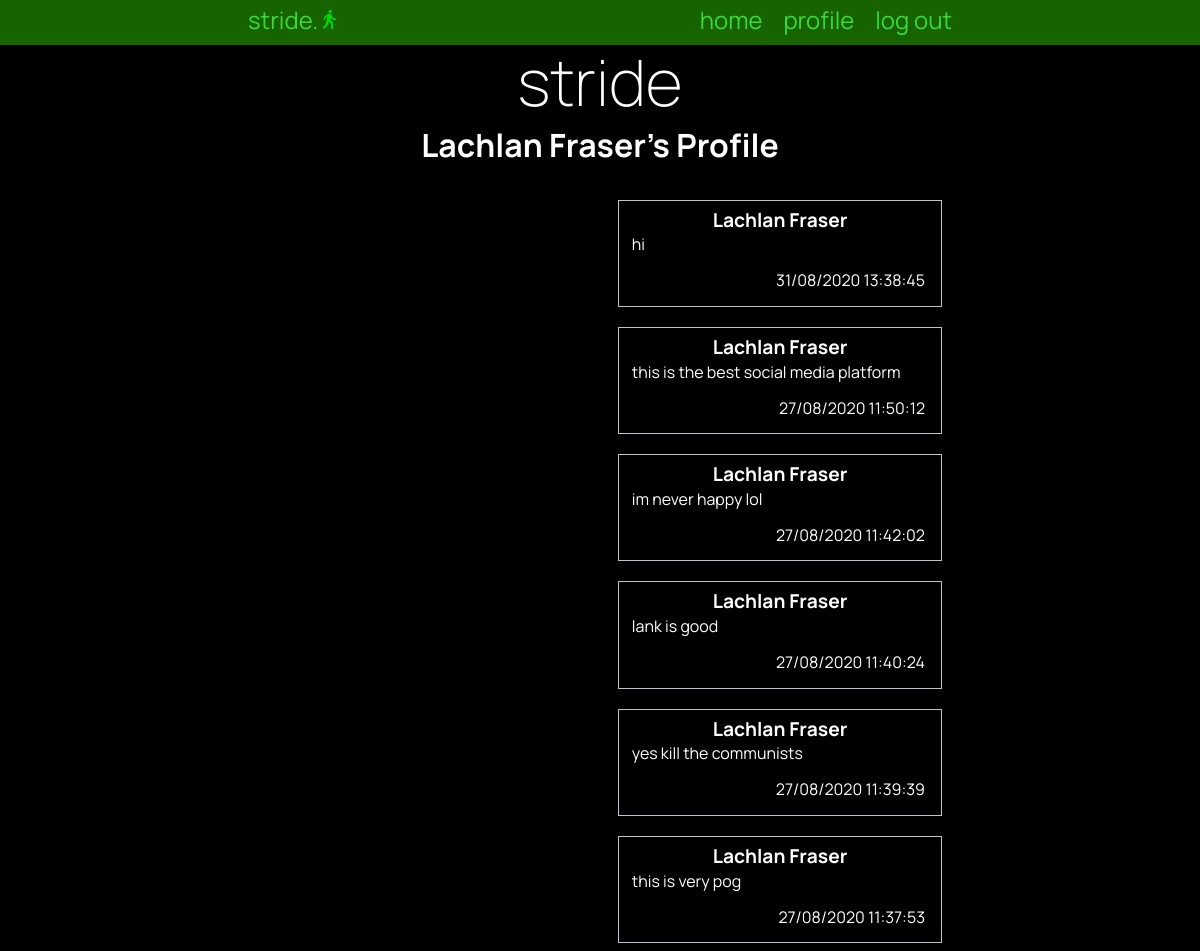
The page /profile/15 (signed in) on the database its author committed.
### tables this page shows
CREATE TABLE "users"
(
	id INTEGER
		constraint customer_pk
			primary key autoincrement,
	fname VARCHAR(30),
	lname varchar(30),
	email varchar(80),
	password CHAR(60)
);

CREATE TABLE "posts"
(
	id INTEGER
		constraint posts_pk
			primary key autoincrement,
	post VARCHAR(500),
	time TIMESTAMP
, customer_id INTEGER);

### app.py (the view)
@app.route('/profile/<userid>')
def user(userid):
    if userid == "19":
        return redirect("https://www.latlmes.com/breaking/breaking-1")
    con = create_connection(DB_NAME)
    query = "SELECT COUNT(*) FROM users WHERE id = ?"
    cur = con.cursor()  # You need this line next
    cur.execute(query, (userid,))  # this line actually executes the query
    profilecount = cur.fetchall()[0][0]  # puts the results into a list usable in python
    if profilecount < 1:
        flash("No user with " + str(userid) + " as their id.")
        return redirect("/")
    query = """SELECT posts.id,users.fname,users.lname,posts.post,strftime('%d/%m/%Y %H:%M:%S', posts.time) AS time
                FROM posts,users
                WHERE posts.customer_id = ? AND posts.customer_id = users.id
                ORDER BY time DESC"""
    cur = con.cursor()  # You need this line next
    cur.execute(query, (userid,))  # this line actually executes the query
    post_list = cur.fetchall()  # puts the results into a list usable in python
    con = create_connection(DB_NAME)
    query = "SELECT fname,lname FROM users WHERE id = ?"
    cur = con.cursor()  # You need this line next
    cur.execute(query, (userid,))  # this line actually executes the query
    user_info = cur.fetchall()
    con.close()
    return render_template('profile.html', logged_in=is_logged_in(), posts=post_list, userinfo = user_info,)

### app.py (called while the page is built)
def create_connection(db_file):
    try:
        connection = sqlite3.connect(db_file)
        return connection
    except Error as e:
        print(e)
    return None

def is_logged_in():
    if session.get("email") is None:
        print("not logged in")
        return False
    else:
        print("logged in")
        return True

### templates/profile.html (shortened to what this page needs)
{% extends 'base.html' %}
{% block pageheading %}
{{ userinfo[0][0] }} {{ userinfo[0][1] }}'s Profile
{% endblock %}
{% block body %}
            <div class = "mainPageParent">
                <div class="mainFeed">
                {% for post in posts %}
                    <div class="mainFeed-box">
                        <div class="post-box-heading">
                            <h3> {{ post[1] }} {{ post[2] }}</h3>
                        </div>
                        <div class="mainFeed-box-text">
                            <p>{{ post[3] }} </p>
                        </div>
                        <div class="mainFeed-box-info">
                            {{ post[4] }}
                        </div>
                    </div>
                {% endfor %}
                </div>
            </div>
{% endblock %}

### templates/base.html (shortened to what this page needs)
<!DOCTYPE html>
<html lang = "en">
<head>
    <link rel="stylesheet" href="https://cdnjs.cloudflare.com/ajax/libs/normalize/8.0.1/normalize.css"/>
    <link href="{{ url_for('static', filename='stride.css') }}" rel="stylesheet">
</head>
<body>
<nav>
    <div class="container">
        <div class="navbar-brand"><a href="/">stride.  <img width = 13 title = "stride." class = "saturate"> </a> </div>
        <div class="navbar-links">
            <a href="/">home</a>
            {% if logged_in %}
                <a href="/profile">profile</a>
                <a href="/logout">log out</a>
            {% else %}
                <a href="/login">log in</a>
            {% endif %}
        </div>
    </div>
</nav>
<div class="container">
    <header>
        <h1><a href="/">stride</a></h1>
        <h2>{% block pageheading %}{% endblock %}</h2>
    </header>
    {% block body %}{% endblock %}
</div>
</body>
</html>

### static/stride.css (style rules this page uses)
* { font-family: 'Manrope', sans-serif; padding: 0; margin: 0; box-sizing: border-box; }
body { background-color: black; color: rgba(255, 255, 255, 1); }
header h2 { padding: 0.5rem; }
.saturate { filter: saturate(2.8); }
.container { width: 60vw; margin: auto; }
.container::after { content: ""; clear: both; display: table; }
img { max-width: 100%; }
h1 { text-align: center; font-weight: 200; font-size: 4rem; margin: 0; }
h2 { font-size: 2rem; text-align: center; margin: 0 0 1rem 0; }
nav { background-color: rgb(23, 99, 0); text-align: center; font-size: 1.5rem; padding-top: 0.4rem; padding-bottom: 0.7rem; color: rgba(69, 219, 52, 0.73); }
.mainPageParent { width: 100%; }
.navbar-brand { display: inline; float: left; }
.navbar-links { display: inline; float: right; }
nav a { padding: 0 0.5rem; font-size: 1.5rem; color: rgb(58, 219, 52); }
a, a:visited { text-decoration: none; }
h1 a { color: white; }
.mainFeed { display: flex; word-wrap: break-word; flex-wrap: wrap; justify-content: space-evenly; width: 50%; float: right; }
.mainFeed-box { width: 90%; float: right; padding: 0.5rem; margin: 1vw; border: 1px solid rgba(189, 195, 199, 1.0); color: rgb(255, 255, 255); margin-bottom: 0.5rem; }
.mainFeed-box-info { padding: 0.5rem; float: right; }
.mainFeed-box-text { padding: 0.3rem; }
.mainFeed-box h3 { font-size: 1.2rem; text-align: center; }
.mainFeed-box p { font-size: 1rem; margin-bottom: 0.3rem; }

### rows shown on the page
users: fname "Lachlan", lname "Fraser"
posts: fname "Lachlan", lname "Fraser", post "hi", post "31/08/2020 13:38:45"
posts: fname "Lachlan", lname "Fraser", post "this is the best social media platform", post "27/08/2020 11:50:12"
posts: fname "Lachlan", lname "Fraser", post "im never happy lol", post "27/08/2020 11:42:02"
posts: fname "Lachlan", lname "Fraser", post "lank is good", post "27/08/2020 11:40:24"
posts: fname "Lachlan", lname "Fraser", post "yes kill the communists", post "27/08/2020 11:39:39"
posts: fname "Lachlan", lname "Fraser", post "this is very pog", post "27/08/2020 11:37:53"
